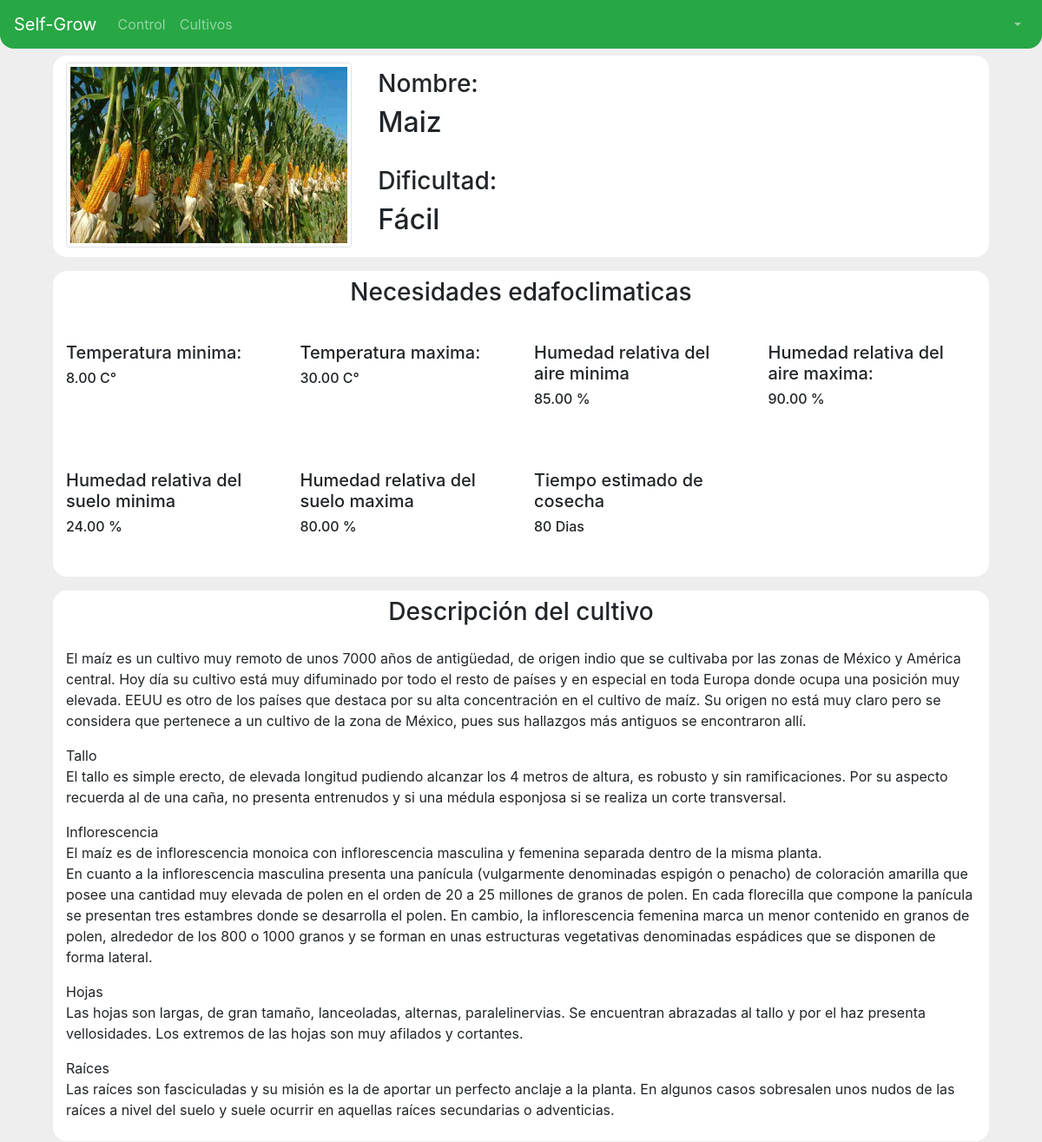
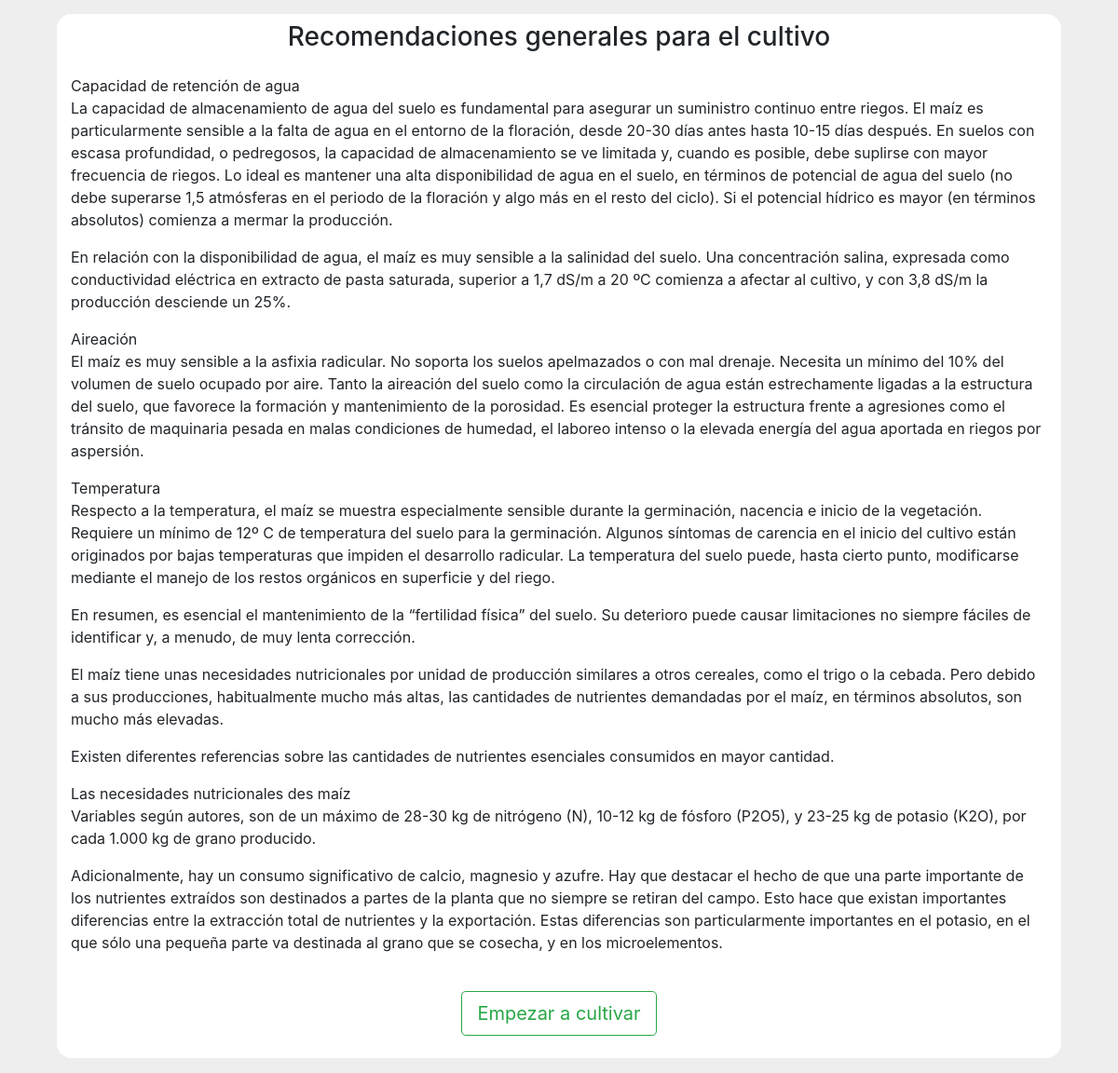
The app's page /cultivos/1 with its own data (2 pictures, top to bottom).
### cultivos/models.py (models this page shows, shortened)
class Cultivo(models.Model):
    dificultades = (
        ('F', 'Fácil'),
        ('M', 'Medio'),
        ('E', 'Experimentado')
    )
    nombre = models.CharField(verbose_name='Nombre del cultivo', max_length=50)
    descripcion = models.TextField(verbose_name='Descripcion del cultivo', blank=True)
    foto = models.ImageField(verbose_name='Foto', upload_to='fotos_cultivos/', height_field=None, width_field=None, max_length=None)
    temp_max = models.DecimalField(verbose_name='Temperatura maxima del cultivo', max_digits=4, decimal_places=2)
    temp_min = models.DecimalField(verbose_name='Temperatura minima del cultivo', max_digits=4, decimal_places=2)
    hum_aire_max = models.DecimalField(verbose_name='Humedad del aire maxima', max_digits=4, decimal_places=2)
    hum_aire_min = models.DecimalField(verbose_name='Humedad del aire minima', max_digits=4, decimal_places=2)
    hum_suelo_max = models.DecimalField(verbose_name='Humedad del suelo maxima', max_digits=4, decimal_places=2)
    hum_suelo_min = models.DecimalField(verbose_name='Humedad del suelo minima', max_digits=4, decimal_places=2)
    tiempo_cosecha = models.IntegerField(verbose_name="Tiempo estimado de cosecha")
    recomendaciones_generales = models.TextField(verbose_name='Recomendaciones generales para el cultivo', blank=True)
    dificultad = models.CharField(verbose_name='Dificultad del cultivo', choices=dificultades, max_length=50)

### cultivos/views.py (the view)
# urls.py: re_path(r'^cultivos/(?P<pk>\d+)$', CultivoDetailView.as_view(), name='detalle_cultivo')
class CultivoDetailView(DetailView):
    model = Cultivo

### cultivos/templates/cultivos/cultivo_detail.html (shortened to what this page needs)
{% extends 'base.html' %}
{% load static %}
{% block style_content %}
<link rel="stylesheet" href="{% static 'css/CultivoDetail.css' %}">
<link rel="stylesheet" href="{% static 'css/CultivoRegistro.css' %}">
{% endblock style_content %}
{% block content %}
    <section id="section-container">
        <div class="container">
            <div class="row fila">
                <div class="col-12 col-md-4">
                    <img src="{{ cultivo.foto.url }}" alt="Responsive image" class="img-thumbnail">
                </div>
                <div class="col-12 col-md-6 column ¿">
                    <h3>Nombre:</h3>
                    <h2>{{ cultivo.nombre }}</h2><br>
                    <h3>Dificultad:</h3>
                    <h2>{{ cultivo.get_dificultad_display }}</h2>
                </div>
            </div>
            <div class="row fila ">
                <div class="col-12 text-center">
                    <h3>Necesidades edafoclimaticas</h3>
                </div>
                <div class="col-12 col-md-6 col-lg-3 colDatos">
                    <h5>Temperatura minima:</h5>
                    <h6>{{ cultivo.temp_min }} C°</h6>
                </div>
                <div class="col-12 col-md-6 col-lg-3 colDatos">
                    <h5>Temperatura maxima:</h5>
                    <h6>{{ cultivo.temp_max }} C°</h6>
                </div>
                <div class="col-12 col-md-6 col-lg-3 colDatos">
                    <h5>Humedad relativa del aire minima </h5>
                    <h6>{{ cultivo.hum_aire_min }} %</h6>
                </div>
                <div class="col-12 col-md-6 col-lg-3 colDatos">
                    <h5>Humedad relativa del aire maxima:</h5>
                    <h6>{{ cultivo.hum_aire_max}} %</h6>
                </div>
                <div class="col-12 col-md-6 col-lg-3 colDatos">
                    <h5>Humedad relativa del suelo minima</h5>
                    <h6>{{ cultivo.hum_suelo_min }} %</h6>
                </div>
                <div class="col-12 col-md-6 col-lg-3 colDatos">
                    <h5>Humedad relativa del suelo maxima </h5>
                    <h6>{{ cultivo.hum_suelo_max }} %</h6>
                </div>
                <div class="col-12 col-md-6 col-lg-3 colDatos">
                    <h5>Tiempo estimado de cosecha </h5>
                    <h6>{{cultivo.tiempo_cosecha}} Dias</h6>
                </div>
            </div>
            <div class="row fila">
                <div class="col-12 text-center">
                    <h3>Descripción del cultivo</h3>
                </div>
                <div class="col-12">
                    <p>{{ cultivo.descripcion|linebreaks }}</p>
                </div>
            </div>
            <div class="row fila justify-content-center">
                <div class="col-12 text-center">
                    <h3>Recomendaciones generales para el cultivo</h3>
                </div>
                <div class="col-12 mt-3">
                    {{ cultivo.recomendaciones_generales|linebreaks }}
                </div>
                <button type="button" class="btn btn-outline-success btn-lg mt-4 mb-3">Empezar a cultivar</button>
            </div>
        </div>
    </section>
{% endblock content %}

### static/css/base.css (style rules this page uses)
* { font-size: 16px; }
body { background-color: #eee; }

### cultivos/static/css/CultivoDetail.css (style rules this page uses)
.fila { margin: 1em; background-color: white; border-radius: 1em; padding: 0.5em 0 0.5em 0; }
.colDatos { margin: 2em 0; }

### cultivos/static/css/CultivoRegistro.css (style rules this page uses)
#section-container { margin: 1em 0; }
.column { border-radius: 1em; background: white; padding-top: 0.5em; padding-bottom: 0.5em; }

### records on screen
Cultivo: foto (picture), nombre "Maiz", dificultad "Fácil", temp_min "8.00", temp_max "30.00", hum_aire_min "85.00", hum_aire_max "90.00", hum_suelo_min "24.00", hum_suelo_max "80.00", tiempo_cosecha "80", descripcion "El maíz es un cultivo muy remoto de unos 7000 años de antigüedad, de origen indio que se cultivaba por las zonas de México y América central. Hoy día su cultivo está muy difuminado por todo el resto de países y en especial en toda Europa donde ocupa una posición muy elevada. EEUU es otro de los países que destaca por su alta concentración en el cultivo de maíz. Su origen no está muy claro pero se considera que pertenece a un cultivo de la zona de México, pues sus hallazgos más antiguos se encontraron allí. Tallo El tallo es simple erecto, de elevada longitud pudiendo alcanzar los 4 metros de altura, es robusto y sin ramificaciones. Por su aspecto recuerda al de una caña, no presenta…", recomendaciones_generales "Capacidad de retención de agua La capacidad de almacenamiento de agua del suelo es fundamental para asegurar un suministro continuo entre riegos. El maíz es particularmente sensible a la falta de agua en el entorno de la floración, desde 20-30 días antes hasta 10-15 días después. En suelos con escasa profundidad, o pedregosos, la capacidad de almacenamiento se ve limitada y, cuando es posible, debe suplirse con mayor frecuencia de riegos. Lo ideal es mantener una alta disponibilidad de agua en el suelo, en términos de potencial de agua del suelo (no debe superarse 1,5 atmósferas en el periodo de la floración y algo más en el resto del ciclo). Si el potencial hídrico es mayor (en términos…"
